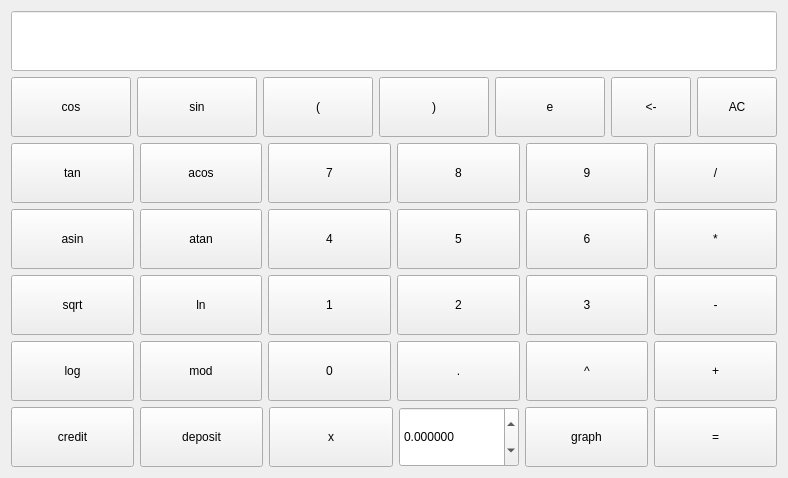
      <widget class="QWidget" name="page">
       <layout class="QVBoxLayout" name="verticalLayout_2">
        <item>
         <widget class="QLineEdit" name="lineEdit">
          <property name="sizePolicy">
           <sizepolicy hsizetype="Expanding" vsizetype="Expanding">
            <horstretch>0</horstretch>
            <verstretch>0</verstretch>
           </sizepolicy>
          </property>
          <property name="minimumSize">
           <size>
            <width>0</width>
            <height>60</height>
           </size>
          </property>
          <property name="font">
           <font>
            <pointsize>20</pointsize>
           </font>
          </property>
          <property name="styleSheet">
           <string notr="true">background-color:  white;
color: black;</string>
          </property>
          <property name="maxLength">
           <number>3000</number>
          </property>
          <property name="alignment">
           <set>Qt::AlignRight|Qt::AlignTrailing|Qt::AlignVCenter</set>
          </property>
         </widget>
        </item>
        <item>
         <layout class="QHBoxLayout" name="horizontalLayout">
          <item>
           <widget class="QPushButton" name="pushButton_cos">
            <property name="sizePolicy">
             <sizepolicy hsizetype="Expanding" vsizetype="Expanding">
              <horstretch>0</horstretch>
              <verstretch>0</verstretch>
             </sizepolicy>
            </property>
            <property name="minimumSize">
             <size>
              <width>120</width>
              <height>60</height>
             </size>
            </property>
            <property name="maximumSize">
             <size>
              <width>16777215</width>
              <height>16777215</height>
             </size>
            </property>
            <property name="text">
             <string>cos</string>
            </property>
           </widget>
          </item>
          <item>
           <widget class="QPushButton" name="pushButton_sin">
            <property name="sizePolicy">
             <sizepolicy hsizetype="Expanding" vsizetype="Expanding">
              <horstretch>0</horstretch>
              <verstretch>60</verstretch>
             </sizepolicy>
            </property>
            <property name="minimumSize">
             <size>
              <width>120</width>
              <height>60</height>
             </size>
            </property>
            <property name="maximumSize">
             <size>
              <width>16777215</width>
              <height>16777215</height>
             </size>
            </property>
            <property name="text">
             <string>sin</string>
            </property>
           </widget>
          </item>
          <item>
           <widget class="QPushButton" name="pushButton_openBracket">
            <property name="sizePolicy">
             <sizepolicy hsizetype="Expanding" vsizetype="Expanding">
              <horstretch>0</horstretch>
              <verstretch>60</verstretch>
             </sizepolicy>
            </property>
            <property name="minimumSize">
             <size>
              <width>110</width>
              <height>60</height>
             </size>
            </property>
            <property name="maximumSize">
             <size>
              <width>16777215</width>
              <height>16777215</height>
             </size>
            </property>
            <property name="text">
             <string>(</string>
            </property>
           </widget>
          </item>
          <item>
           <widget class="QPushButton" name="pushButton_closeBracket">
            <property name="sizePolicy">
             <sizepolicy hsizetype="Expanding" vsizetype="Expanding">
              <horstretch>0</horstretch>
              <verstretch>60</verstretch>
             </sizepolicy>
            </property>
            <property name="minimumSize">
             <size>
              <width>110</width>
              <height>60</height>
             </size>
            </property>
            <property name="maximumSize">
             <size>
              <width>16777215</width>
              <height>16777215</height>
             </size>
            </property>
            <property name="text">
             <string>)</string>
            </property>
           </widget>
          </item>
          <item>
           <widget class="QPushButton" name="pushButton_e">
            <property name="sizePolicy">
             <sizepolicy hsizetype="Expanding" vsizetype="Expanding">
              <horstretch>0</horstretch>
              <verstretch>0</verstretch>
             </sizepolicy>
            </property>
            <property name="minimumSize">
             <size>
              <width>110</width>
              <height>60</height>
             </size>
            </property>
            <property name="maximumSize">
             <size>
              <width>16777215</width>
              <height>16777215</height>
             </size>
            </property>
            <property name="text">
             <string>e</string>
            </property>
           </widget>
          </item>
          <item>
           <widget class="QPushButton" name="pushButton_erase">
            <property name="sizePolicy">
             <sizepolicy hsizetype="Expanding" vsizetype="Expanding">
              <horstretch>0</horstretch>
              <verstretch>60</verstretch>
             </sizepolicy>
            </property>
            <property name="minimumSize">
             <size>
              <width>80</width>
              <height>60</height>
             </size>
            </property>
            <property name="maximumSize">
             <size>
              <width>16777215</width>
              <height>16777215</height>
             </size>
            </property>
            <property name="text">
             <string>&lt;-</string>
            </property>
           </widget>
          </item>
          <item>
           <widget class="QPushButton" name="pushButton_clear">
            <property name="sizePolicy">
             <sizepolicy hsizetype="Expanding" vsizetype="Expanding">
              <horstretch>0</horstretch>
              <verstretch>60</verstretch>
             </sizepolicy>
            </property>
            <property name="minimumSize">
             <size>
              <width>80</width>
              <height>60</height>
             </size>
            </property>
            <property name="maximumSize">
             <size>
              <width>16777215</width>
              <height>16777215</height>
             </size>
            </property>
            <property name="text">
             <string>АС</string>
            </property>
           </widget>
          </item>
         </layout>
        </item>
        <item>
         <layout class="QHBoxLayout" name="horizontalLayout_2">
          <item>
           <widget class="QPushButton" name="pushButton_tan">
            <property name="sizePolicy">
             <sizepolicy hsizetype="Expanding" vsizetype="Expanding">
              <horstretch>0</horstretch>
              <verstretch>60</verstretch>
             </sizepolicy>
            </property>
            <property name="minimumSize">
             <size>
              <width>100</width>
              <height>60</height>
             </size>
            </property>
            <property name="text">
             <string>tan</string>
            </property>
           </widget>
          </item>
          <item>
           <widget class="QPushButton" name="pushButton_acos">
            <property name="sizePolicy">
             <sizepolicy hsizetype="Expanding" vsizetype="Expanding">
              <horstretch>0</horstretch>
              <verstretch>60</verstretch>
             </sizepolicy>
            </property>
            <property name="minimumSize">
             <size>
              <width>100</width>
              <height>60</height>
             </size>
            </property>
            <property name="text">
             <string>acos</string>
            </property>
           </widget>
          </item>
          <item>
           <widget class="QPushButton" name="pushButton_7">
            <property name="sizePolicy">
             <sizepolicy hsizetype="Expanding" vsizetype="Expanding">
              <horstretch>0</horstretch>
              <verstretch>60</verstretch>
             </sizepolicy>
            </property>
            <property name="minimumSize">
             <size>
              <width>100</width>
              <height>60</height>
             </size>
            </property>
            <property name="text">
             <string>7</string>
            </property>
           </widget>
          </item>
          <item>
           <widget class="QPushButton" name="pushButton_8">
            <property name="sizePolicy">
             <sizepolicy hsizetype="Expanding" vsizetype="Expanding">
              <horstretch>0</horstretch>
              <verstretch>60</verstretch>
             </sizepolicy>
            </property>
            <property name="minimumSize">
             <size>
              <width>100</width>
              <height>60</height>
             </size>
            </property>
            <property name="text">
             <string>8</string>
            </property>
           </widget>
          </item>
          <item>
           <widget class="QPushButton" name="pushButton_9">
            <property name="sizePolicy">
             <sizepolicy hsizetype="Expanding" vsizetype="Expanding">
              <horstretch>0</horstretch>
              <verstretch>60</verstretch>
             </sizepolicy>
            </property>
            <property name="minimumSize">
             <size>
              <width>100</width>
              <height>60</height>
             </size>
            </property>
            <property name="text">
             <string>9</string>
            </property>
           </widget>
          </item>
          <item>
           <widget class="QPushButton" name="pushButton_div">
            <property name="sizePolicy">
             <sizepolicy hsizetype="Expanding" vsizetype="Expanding">
              <horstretch>0</horstretch>
              <verstretch>60</verstretch>
             </sizepolicy>
            </property>
            <property name="minimumSize">
             <size>
              <width>100</width>
              <height>60</height>
             </size>
            </property>
            <property name="text">
             <string>/</string>
            </property>
           </widget>
          </item>
         </layout>
        </item>
        <item>
         <layout class="QHBoxLayout" name="horizontalLayout_3">
          <item>
           <widget class="QPushButton" name="pushButton_asin">
            <property name="sizePolicy">
             <sizepolicy hsizetype="Expanding" vsizetype="Expanding">
              <horstretch>0</horstretch>
              <verstretch>60</verstretch>
             </sizepolicy>
            </property>
            <property name="minimumSize">
             <size>
              <width>120</width>
              <height>60</height>
             </size>
            </property>
            <property name="text">
             <string>asin</string>
            </property>
           </widget>
          </item>
          <item>
           <widget class="QPushButton" name="pushButton_atan">
            <property name="sizePolicy">
             <sizepolicy hsizetype="Expanding" vsizetype="Expanding">
              <horstretch>0</horstretch>
              <verstretch>60</verstretch>
             </sizepolicy>
            </property>
            <property name="minimumSize">
             <size>
              <width>120</width>
              <height>60</height>
             </size>
            </property>
            <property name="text">
             <string>atan</string>
            </property>
           </widget>
          </item>
          <item>
           <widget class="QPushButton" name="pushButton_4">
            <property name="sizePolicy">
             <sizepolicy hsizetype="Expanding" vsizetype="Expanding">
              <horstretch>0</horstretch>
              <verstretch>60</verstretch>
             </sizepolicy>
            </property>
            <property name="minimumSize">
             <size>
              <width>120</width>
              <height>60</height>
             </size>
            </property>
            <property name="text">
             <string>4</string>
            </property>
           </widget>
          </item>
          <item>
           <widget class="QPushButton" name="pushButton_5">
            <property name="sizePolicy">
             <sizepolicy hsizetype="Expanding" vsizetype="Expanding">
              <horstretch>0</horstretch>
              <verstretch>60</verstretch>
             </sizepolicy>
            </property>
            <property name="minimumSize">
             <size>
              <width>120</width>
              <height>60</height>
             </size>
            </property>
            <property name="text">
             <string>5</string>
            </property>
           </widget>
          </item>
          <item>
           <widget class="QPushButton" name="pushButton_6">
            <property name="sizePolicy">
             <sizepolicy hsizetype="Expanding" vsizetype="Expanding">
              <horstretch>0</horstretch>
              <verstretch>60</verstretch>
             </sizepolicy>
            </property>
            <property name="minimumSize">
             <size>
              <width>120</width>
              <height>60</height>
             </size>
            </property>
            <property name="text">
             <string>6</string>
            </property>
           </widget>
          </item>
          <item>
           <widget class="QPushButton" name="pushButton_multi">
            <property name="sizePolicy">
             <sizepolicy hsizetype="Expanding" vsizetype="Expanding">
              <horstretch>0</horstretch>
              <verstretch>60</verstretch>
             </sizepolicy>
            </property>
            <property name="minimumSize">
             <size>
              <width>120</width>
              <height>60</height>
             </size>
            </property>
            <property name="text">
             <string>*</string>
            </property>
           </widget>
          </item>
         </layout>
        </item>
        <item>
         <layout class="QHBoxLayout" name="horizontalLayout_4">
          <item>
           <widget class="QPushButton" name="pushButton_sqrt">
            <property name="sizePolicy">
             <sizepolicy hsizetype="Expanding" vsizetype="Expanding">
              <horstretch>0</horstretch>
              <verstretch>60</verstretch>
             </sizepolicy>
            </property>
            <property name="minimumSize">
             <size>
              <width>120</width>
              <height>60</height>
             </size>
            </property>
            <property name="text">
             <string>sqrt</string>
            </property>
           </widget>
          </item>
          <item>
           <widget class="QPushButton" name="pushButton_ln">
            <property name="sizePolicy">
             <sizepolicy hsizetype="Expanding" vsizetype="Expanding">
              <horstretch>0</horstretch>
              <verstretch>60</verstretch>
             </sizepolicy>
            </property>
            <property name="minimumSize">
             <size>
              <width>120</width>
              <height>60</height>
             </size>
            </property>
            <property name="text">
             <string>ln</string>
            </property>
           </widget>
          </item>
          <item>
           <widget class="QPushButton" name="pushButton_1">
            <property name="sizePolicy">
             <sizepolicy hsizetype="Expanding" vsizetype="Expanding">
              <horstretch>0</horstretch>
              <verstretch>60</verstretch>
             </sizepolicy>
            </property>
            <property name="minimumSize">
             <size>
              <width>120</width>
              <height>60</height>
             </size>
            </property>
            <property name="text">
             <string>1</string>
            </property>
           </widget>
          </item>
          <item>
           <widget class="QPushButton" name="pushButton_2">
            <property name="sizePolicy">
             <sizepolicy hsizetype="Expanding" vsizetype="Expanding">
              <horstretch>0</horstretch>
              <verstretch>60</verstretch>
             </sizepolicy>
            </property>
            <property name="minimumSize">
             <size>
              <width>120</width>
              <height>60</height>
             </size>
            </property>
            <property name="text">
             <string>2</string>
            </property>
           </widget>
          </item>
          <item>
           <widget class="QPushButton" name="pushButton_3">
            <property name="sizePolicy">
             <sizepolicy hsizetype="Expanding" vsizetype="Expanding">
              <horstretch>0</horstretch>
              <verstretch>60</verstretch>
             </sizepolicy>
            </property>
            <property name="minimumSize">
             <size>
              <width>120</width>
              <height>60</height>
             </size>
            </property>
            <property name="text">
             <string>3</string>
            </property>
           </widget>
          </item>
          <item>
           <widget class="QPushButton" name="pushButton_munis">
            <property name="sizePolicy">
             <sizepolicy hsizetype="Expanding" vsizetype="Expanding">
              <horstretch>0</horstretch>
              <verstretch>60</verstretch>
             </sizepolicy>
            </property>
            <property name="minimumSize">
             <size>
              <width>120</width>
              <height>60</height>
             </size>
            </property>
            <property name="text">
             <string>-</string>
            </property>
           </widget>
          </item>
         </layout>
        </item>
        <item>
         <layout class="QHBoxLayout" name="horizontalLayout_5">
          <item>
           <widget class="QPushButton" name="pushButton_log">
            <property name="sizePolicy">
             <sizepolicy hsizetype="Expanding" vsizetype="Expanding">
              <horstretch>0</horstretch>
              <verstretch>60</verstretch>
             </sizepolicy>
            </property>
            <property name="minimumSize">
             <size>
              <width>120</width>
              <height>60</height>
             </size>
            </property>
            <property name="text">
             <string>log</string>
            </property>
           </widget>
          </item>
          <item>
           <widget class="QPushButton" name="pushButton_mod">
            <property name="sizePolicy">
             <sizepolicy hsizetype="Expanding" vsizetype="Expanding">
              <horstretch>0</horstretch>
              <verstretch>60</verstretch>
             </sizepolicy>
            </property>
            <property name="minimumSize">
             <size>
              <width>120</width>
              <height>60</height>
             </size>
            </property>
            <property name="text">
             <string>mod</string>
            </property>
           </widget>
          </item>
          <item>
           <widget class="QPushButton" name="pushButton_0">
            <property name="sizePolicy">
             <sizepolicy hsizetype="Expanding" vsizetype="Expanding">
              <horstretch>0</horstretch>
              <verstretch>60</verstretch>
             </sizepolicy>
            </property>
            <property name="minimumSize">
             <size>
              <width>120</width>
              <height>60</height>
             </size>
            </property>
            <property name="text">
             <string>0</string>
            </property>
           </widget>
          </item>
          <item>
           <widget class="QPushButton" name="pushButton_dot">
            <property name="sizePolicy">
             <sizepolicy hsizetype="Expanding" vsizetype="Expanding">
              <horstretch>0</horstretch>
              <verstretch>60</verstretch>
             </sizepolicy>
            </property>
            <property name="minimumSize">
             <size>
              <width>120</width>
              <height>60</height>
             </size>
            </property>
            <property name="text">
             <string>.</string>
            </property>
           </widget>
          </item>
          <item>
           <widget class="QPushButton" name="pushButton_exp">
            <property name="sizePolicy">
             <sizepolicy hsizetype="Expanding" vsizetype="Expanding">
              <horstretch>0</horstretch>
              <verstretch>60</verstretch>
             </sizepolicy>
            </property>
            <property name="minimumSize">
             <size>
              <width>120</width>
              <height>60</height>
             </size>
            </property>
            <property name="text">
             <string>^</string>
            </property>
           </widget>
          </item>
          <item>
           <widget class="QPushButton" name="pushButton_plus">
            <property name="sizePolicy">
             <sizepolicy hsizetype="Expanding" vsizetype="Expanding">
              <horstretch>0</horstretch>
              <verstretch>60</verstretch>
             </sizepolicy>
            </property>
            <property name="minimumSize">
             <size>
              <width>120</width>
              <height>60</height>
             </size>
            </property>
            <property name="text">
             <string>+</string>
            </property>
           </widget>
          </item>
         </layout>
        </item>
        <item>
         <layout class="QHBoxLayout" name="horizontalLayout_6">
          <item>
           <widget class="QPushButton" name="pushButton_creditCalc">
            <property name="sizePolicy">
             <sizepolicy hsizetype="Expanding" vsizetype="Expanding">
              <horstretch>0</horstretch>
              <verstretch>60</verstretch>
             </sizepolicy>
            </property>
            <property name="minimumSize">
             <size>
              <width>120</width>
              <height>60</height>
             </size>
            </property>
            <property name="text">
             <string>credit</string>
            </property>
           </widget>
          </item>
          <item>
           <widget class="QPushButton" name="pushButton_depositCalc">
            <property name="sizePolicy">
             <sizepolicy hsizetype="Expanding" vsizetype="Expanding">
              <horstretch>0</horstretch>
              <verstretch>60</verstretch>
             </sizepolicy>
            </property>
            <property name="minimumSize">
             <size>
              <width>120</width>
              <height>60</height>
             </size>
            </property>
            <property name="text">
             <string>deposit</string>
            </property>
           </widget>
          </item>
          <item>
           <widget class="QPushButton" name="pushButton_x">
            <property name="sizePolicy">
             <sizepolicy hsizetype="Expanding" vsizetype="Expanding">
              <horstretch>0</horstretch>
              <verstretch>60</verstretch>
             </sizepolicy>
            </property>
            <property name="minimumSize">
             <size>
              <width>120</width>
              <height>60</height>
             </size>
            </property>
            <property name="text">
             <string>x</string>
            </property>
           </widget>
          </item>
          <item>
           <widget class="QDoubleSpinBox" name="doubleSpinBox_x">
            <property name="sizePolicy">
             <sizepolicy hsizetype="Expanding" vsizetype="Expanding">
              <horstretch>0</horstretch>
              <verstretch>60</verstretch>
             </sizepolicy>
            </property>
            <property name="minimumSize">
             <size>
              <width>120</width>
              <height>60</height>
             </size>
            </property>
            <property name="maximumSize">
             <size>
              <width>120</width>
              <height>60</height>
             </size>
            </property>
            <property name="decimals">
             <number>6</number>
            </property>
            <property name="minimum">
             <double>-9223372036854775808.000000000000000</double>
            </property>
            <property name="maximum">
             <double>9223372036854775808.000000000000000</double>
            </property>
            <property name="singleStep">
             <double>0.000001000000000</double>
            </property>
           </widget>
          </item>
          <item>
           <widget class="QPushButton" name="pushButton_graph">
            <property name="sizePolicy">
             <sizepolicy hsizetype="Expanding" vsizetype="Expanding">
              <horstretch>0</horstretch>
              <verstretch>60</verstretch>
             </sizepolicy>
            </property>
            <property name="minimumSize">
             <size>
              <width>120</width>
              <height>60</height>
             </size>
            </property>
            <property name="text">
             <string>graph</string>
            </property>
           </widget>
          </item>
          <item>
           <widget class="QPushButton" name="pushButton_getResult">
            <property name="sizePolicy">
             <sizepolicy hsizetype="Expanding" vsizetype="Expanding">
              <horstretch>0</horstretch>
              <verstretch>60</verstretch>
             </sizepolicy>
            </property>
            <property name="minimumSize">
             <size>
              <width>120</width>
              <height>60</height>
             </size>
            </property>
            <property name="text">
             <string>=</string>
            </property>
           </widget>
          </item>
         </layout>
        </item>
       </layout>
      </widget>
